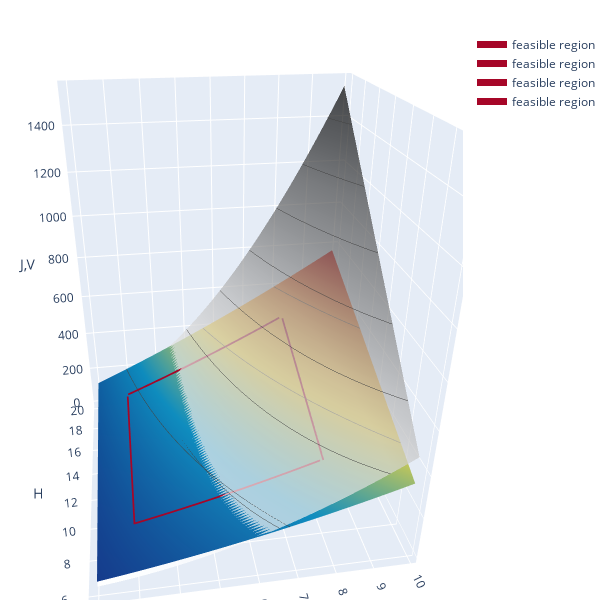

The code cell stored with this chart in its notebook:
### Markdown cell above
$$
\begin{aligned}
\text{minimize} \qquad & \pi D H + \frac{\pi}{2} D^2 \\[10pt]
\text{s.t.} \qquad & 3 \leq D \leq 8 \\[10pt]
& 8.5 \leq H \leq 17.5 \\[10pt]
& \frac{\pi}{4} D^2 H \geq 600
\end{aligned}
$$

### Code cell
D_lbound = 3
D_rbound = 8
H_lbound = 8.5
H_rbound = 17.5

def J(x) :
    """
    캔의 표면적 함수
    x[0]:D
    x[1]:H
    """
    D = x[0]
    H = x[1]
    return  (np.pi*D**2)/2 + np.pi*D*H 

def V(x) :
    """
    캔의 부피 함수
    x[0]:D
    x[1]:H
    """
    D = x[0]
    H = x[1]
    return np.pi/4 * D**2 * H

d = np.arange(2, 10, 0.1)
d_fsb = np.arange(D_lbound, D_rbound, 0.1)
h = np.arange(6, 20, 0.1)
h_fsb = np.arange(H_lbound, H_rbound, 0.1)
D, H = np.meshgrid(d, h)
Js = J(np.array([D, H]))

top    = J(np.array( [d_fsb, np.ones(d_fsb.shape)*H_rbound] ))
bottom = J(np.array( [d_fsb, np.ones(d_fsb.shape)*H_lbound ] ))
left   = J(np.array( [np.ones(h_fsb.shape)*D_lbound, h_fsb]))
right  = J(np.array( [np.ones(h_fsb.shape)*D_rbound, h_fsb]))

Vs = V(np.array([D, H]))

# 주어진 곡면
surf_Js = go.Surface(x=D, y=H, z=Js, showscale=False, colorscale='Portland', name='surface area',
                  contours=dict(
                      x=dict(show=False, highlight=False),
                      y=dict(show=False, highlight=False),
                      z=dict(show=True,  highlight=True, highlightcolor='#A60628'),
                  ), opacity=1.,
                 )


feasible_top = go.Scatter3d(x=d_fsb, y=np.ones(d_fsb.shape)*H_rbound, z=top,
                            mode='lines', name='feasible region',
                            line = dict(color = '#A60628', width = 7,))

feasible_btm = go.Scatter3d(x=d_fsb, y=np.ones(d_fsb.shape)*H_lbound, z=bottom,
                            mode='lines', name='feasible region',
                            line = dict(color = '#A60628', width = 7,))

feasible_lft = go.Scatter3d(x=np.ones(h_fsb.shape)*D_lbound, y=h_fsb, z=left,
                            mode='lines', name='feasible region',
                            line = dict(color = '#A60628', width = 7,))

feasible_rht = go.Scatter3d(x=np.ones(h_fsb.shape)*D_rbound, y=h_fsb, z=right,
                            mode='lines', name='feasible region',
                            line = dict(color = '#A60628', width = 7,))

surf_Vs = go.Surface(x=D, y=H, z=Vs, showscale=False, colorscale='Greys', name='volume',
                  contours=dict(
                      x=dict(show=False, highlight=False),
                      y=dict(show=False, highlight=False),
                      z=dict(show=True,  highlight=True, highlightcolor='#A60628'),
                  ), opacity=0.7,
                 )

data = [surf_Js, surf_Vs,feasible_top,feasible_btm,feasible_lft,feasible_rht]

layout = go.Layout(
    autosize=False, 
    width=600, height=600,
    margin=dict(l=0, r=0, b=0, t=30),
    scene=dict(aspectratio=dict(x=1, y=1, z=1.3),
               xaxis=dict(title="D", showspikes=False),
               yaxis=dict(title="H", showspikes=False),
               zaxis=dict(title="J,V", showspikes=True, spikecolor='#0072b2', spikesides=False),
              ),
   
    )

fig = go.Figure(data=data, layout=layout)
iplot(fig)

### Figure 1 — Plotly figure (JSON) as saved in the notebook; plotly's stock layout.template omitted (floating-point values rounded to 4 significant figures; data arrays with more than 128 entries replaced by an {"elided": "..."} marker saying what was removed)
{"data": [{"colorscale": [[0, "rgb(12,51,131)"], [0.25, "rgb(10,136,186)"], [0.5, "rgb(242,211,56)"], [0.75, "rgb(242,143,56)"], [1, "rgb(217,30,30)"]], "contours": {"x": {"highlight": false, "show": false}, "y": {"highlight": false, "show": false}, "z": {"highlight": true, "highlightcolor": "#A60628", "show": true}}, "name": "surface area", "opacity": 1, "showscale": false, "type": "surface", "x": {"elided": "140x80 float values"}, "y": {"elided": "140x80 float values"}, "z": {"elided": "140x80 float values"}}, {"colorscale": [[0, "rgb(255,255,255)"], [0.125, "rgb(240,240,240)"], [0.25, "rgb(217,217,217)"], [0.375, "rgb(189,189,189)"], [0.5, "rgb(150,150,150)"], [0.625, "rgb(115,115,115)"], [0.75, "rgb(82,82,82)"], [0.875, "rgb(37,37,37)"], [1, "rgb(0, 0, 0)"]], "contours": {"x": {"highlight": false, "show": false}, "y": {"highlight": false, "show": false}, "z": {"highlight": true, "highlightcolor": "#A60628", "show": true}}, "name": "volume", "opacity": 0.7, "showscale": false, "type": "surface", "x": {"elided": "140x80 float values"}, "y": {"elided": "140x80 float values"}, "z": {"elided": "140x80 float values"}}, {"line": {"color": "#A60628", "width": 7}, "mode": "lines", "name": "feasible region", "type": "scatter3d", "x": [3, 3.1, 3.2, 3.3, 3.4, 3.5, 3.6, 3.7, 3.8, 3.9, 4.0, 4.1, 4.2, 4.3, 4.4, 4.5, 4.6, 4.7, 4.8, 4.9, 5.0, 5.1, 5.2, 5.3, 5.4, 5.5, 5.6, 5.7, 5.8, 5.9, 6.0, 6.1, 6.2, 6.3, 6.4, 6.5, 6.6, 6.7, 6.8, 6.9, 7.0, 7.1, 7.2, 7.3, 7.4, 7.5, 7.6, 7.7, 7.8, 7.9], "y": [17.5, 17.5, 17.5, 17.5, 17.5, 17.5, 17.5, 17.5, 17.5, 17.5, 17.5, 17.5, 17.5, 17.5, 17.5, 17.5, 17.5, 17.5, 17.5, 17.5, 17.5, 17.5, 17.5, 17.5, 17.5, 17.5, 17.5, 17.5, 17.5, 17.5, 17.5, 17.5, 17.5, 17.5, 17.5, 17.5, 17.5, 17.5, 17.5, 17.5, 17.5, 17.5, 17.5, 17.5, 17.5, 17.5, 17.5, 17.5, 17.5, 17.5], "z": [179.1, 185.5, 192.0, 198.5, 205.1, 211.7, 218.3, 224.9, 231.6, 238.3, 245.0, 251.8, 258.6, 265.4, 272.3, 279.2, 286.1, 293.1, 300.1, 307.1, 314.2, 321.2, 328.4, 335.5, 342.7, 349.9, 357.1, 364.4, 371.7, 379.0, 386.4, 393.8, 401.2, 408.7, 416.2, 423.7, 431.3, 438.9, 446.5, 454.1, 461.8, 469.5, 477.3, 485.0, 492.9, 500.7, 508.6, 516.5, 524.4, 532.4]}, {"line": {"color": "#A60628", "width": 7}, "mode": "lines", "name": "feasible region", "type": "scatter3d", "x": [3, 3.1, 3.2, 3.3, 3.4, 3.5, 3.6, 3.7, 3.8, 3.9, 4.0, 4.1, 4.2, 4.3, 4.4, 4.5, 4.6, 4.7, 4.8, 4.9, 5.0, 5.1, 5.2, 5.3, 5.4, 5.5, 5.6, 5.7, 5.8, 5.9, 6.0, 6.1, 6.2, 6.3, 6.4, 6.5, 6.6, 6.7, 6.8, 6.9, 7.0, 7.1, 7.2, 7.3, 7.4, 7.5, 7.6, 7.7, 7.8, 7.9], "y": [8.5, 8.5, 8.5, 8.5, 8.5, 8.5, 8.5, 8.5, 8.5, 8.5, 8.5, 8.5, 8.5, 8.5, 8.5, 8.5, 8.5, 8.5, 8.5, 8.5, 8.5, 8.5, 8.5, 8.5, 8.5, 8.5, 8.5, 8.5, 8.5, 8.5, 8.5, 8.5, 8.5, 8.5, 8.5, 8.5, 8.5, 8.5, 8.5, 8.5, 8.5, 8.5, 8.5, 8.5, 8.5, 8.5, 8.5, 8.5, 8.5, 8.5], "z": [94.25, 97.88, 101.5, 105.2, 109.0, 112.7, 116.5, 120.3, 124.2, 128.0, 131.9, 135.9, 139.9, 143.9, 147.9, 152.0, 156.1, 160.2, 164.4, 168.6, 172.8, 177.0, 181.3, 185.7, 190.0, 194.4, 198.8, 203.2, 207.7, 212.2, 216.8, 221.3, 225.9, 230.6, 235.2, 239.9, 244.7, 249.4, 254.2, 259.0, 263.9, 268.8, 273.7, 278.6, 283.6, 288.6, 293.7, 298.7, 303.9, 309.0]}, {"line": {"color": "#A60628", "width": 7}, "mode": "lines", "name": "feasible region", "type": "scatter3d", "x": [3, 3, 3, 3, 3, 3, 3, 3, 3, 3, 3, 3, 3, 3, 3, 3, 3, 3, 3, 3, 3, 3, 3, 3, 3, 3, 3, 3, 3, 3, 3, 3, 3, 3, 3, 3, 3, 3, 3, 3, 3, 3, 3, 3, 3, 3, 3, 3, 3, 3, 3, 3, 3, 3, 3, 3, 3, 3, 3, 3, 3, 3, 3, 3, 3, 3, 3, 3, 3, 3, 3, 3, 3, 3, 3, 3, 3, 3, 3, 3, 3, 3, 3, 3, 3, 3, 3, 3, 3, 3], "y": [8.5, 8.6, 8.7, 8.8, 8.9, 9.0, 9.1, 9.2, 9.3, 9.4, 9.5, 9.6, 9.7, 9.8, 9.9, 10.0, 10.1, 10.2, 10.3, 10.4, 10.5, 10.6, 10.7, 10.8, 10.9, 11.0, 11.1, 11.2, 11.3, 11.4, 11.5, 11.6, 11.7, 11.8, 11.9, 12.0, 12.1, 12.2, 12.3, 12.4, 12.5, 12.6, 12.7, 12.8, 12.9, 13.0, 13.1, 13.2, 13.3, 13.4, 13.5, 13.6, 13.7, 13.8, 13.9, 14.0, 14.1, 14.2, 14.3, 14.4, 14.5, 14.6, 14.7, 14.8, 14.9, 15.0, 15.1, 15.2, 15.3, 15.4, 15.5, 15.6, 15.7, 15.8, 15.9, 16.0, 16.1, 16.2, 16.3, 16.4, 16.5, 16.6, 16.7, 16.8, 16.9, 17.0, 17.1, 17.2, 17.3, 17.4], "z": [94.25, 95.19, 96.13, 97.08, 98.02, 98.96, 99.9, 100.8, 101.8, 102.7, 103.7, 104.6, 105.6, 106.5, 107.4, 108.4, 109.3, 110.3, 111.2, 112.2, 113.1, 114.0, 115.0, 115.9, 116.9, 117.8, 118.8, 119.7, 120.6, 121.6, 122.5, 123.5, 124.4, 125.3, 126.3, 127.2, 128.2, 129.1, 130.1, 131.0, 131.9, 132.9, 133.8, 134.8, 135.7, 136.7, 137.6, 138.5, 139.5, 140.4, 141.4, 142.3, 143.3, 144.2, 145.1, 146.1, 147.0, 148.0, 148.9, 149.9, 150.8, 151.7, 152.7, 153.6, 154.6, 155.5, 156.5, 157.4, 158.3, 159.3, 160.2, 161.2, 162.1, 163.0, 164.0, 164.9, 165.9, 166.8, 167.8, 168.7, 169.6, 170.6, 171.5, 172.5, 173.4, 174.4, 175.3, 176.2, 177.2, 178.1]}, {"line": {"color": "#A60628", "width": 7}, "mode": "lines", "name": "feasible region", "type": "scatter3d", "x": [8, 8, 8, 8, 8, 8, 8, 8, 8, 8, 8, 8, 8, 8, 8, 8, 8, 8, 8, 8, 8, 8, 8, 8, 8, 8, 8, 8, 8, 8, 8, 8, 8, 8, 8, 8, 8, 8, 8, 8, 8, 8, 8, 8, 8, 8, 8, 8, 8, 8, 8, 8, 8, 8, 8, 8, 8, 8, 8, 8, 8, 8, 8, 8, 8, 8, 8, 8, 8, 8, 8, 8, 8, 8, 8, 8, 8, 8, 8, 8, 8, 8, 8, 8, 8, 8, 8, 8, 8, 8], "y": [8.5, 8.6, 8.7, 8.8, 8.9, 9.0, 9.1, 9.2, 9.3, 9.4, 9.5, 9.6, 9.7, 9.8, 9.9, 10.0, 10.1, 10.2, 10.3, 10.4, 10.5, 10.6, 10.7, 10.8, 10.9, 11.0, 11.1, 11.2, 11.3, 11.4, 11.5, 11.6, 11.7, 11.8, 11.9, 12.0, 12.1, 12.2, 12.3, 12.4, 12.5, 12.6, 12.7, 12.8, 12.9, 13.0, 13.1, 13.2, 13.3, 13.4, 13.5, 13.6, 13.7, 13.8, 13.9, 14.0, 14.1, 14.2, 14.3, 14.4, 14.5, 14.6, 14.7, 14.8, 14.9, 15.0, 15.1, 15.2, 15.3, 15.4, 15.5, 15.6, 15.7, 15.8, 15.9, 16.0, 16.1, 16.2, 16.3, 16.4, 16.5, 16.6, 16.7, 16.8, 16.9, 17.0, 17.1, 17.2, 17.3, 17.4], "z": [314.2, 316.7, 319.2, 321.7, 324.2, 326.7, 329.2, 331.8, 334.3, 336.8, 339.3, 341.8, 344.3, 346.8, 349.3, 351.9, 354.4, 356.9, 359.4, 361.9, 364.4, 366.9, 369.5, 372.0, 374.5, 377.0, 379.5, 382.0, 384.5, 387.0, 389.6, 392.1, 394.6, 397.1, 399.6, 402.1, 404.6, 407.2, 409.7, 412.2, 414.7, 417.2, 419.7, 422.2, 424.7, 427.3, 429.8, 432.3, 434.8, 437.3, 439.8, 442.3, 444.8, 447.4, 449.9, 452.4, 454.9, 457.4, 459.9, 462.4, 465.0, 467.5, 470.0, 472.5, 475.0, 477.5, 480.0, 482.5, 485.1, 487.6, 490.1, 492.6, 495.1, 497.6, 500.1, 502.7, 505.2, 507.7, 510.2, 512.7, 515.2, 517.7, 520.2, 522.8, 525.3, 527.8, 530.3, 532.8, 535.3, 537.8]}], "layout": {"autosize": false, "height": 600, "margin": {"b": 0, "l": 0, "r": 0, "t": 30}, "scene": {"aspectratio": {"x": 1, "y": 1, "z": 1.3}, "camera": {"center": {"x": 0, "y": 0, "z": 0}, "eye": {"x": -0.3044, "y": -1.914, "z": 1.033}, "projection": {"type": "perspective"}, "up": {"x": 0, "y": 0, "z": 1}}, "xaxis": {"showspikes": false, "title": {"text": "D"}, "type": "linear"}, "yaxis": {"showspikes": false, "title": {"text": "H"}, "type": "linear"}, "zaxis": {"showspikes": true, "spikecolor": "#0072b2", "spikesides": false, "title": {"text": "J,V"}, "type": "linear"}}, "width": 600}}
